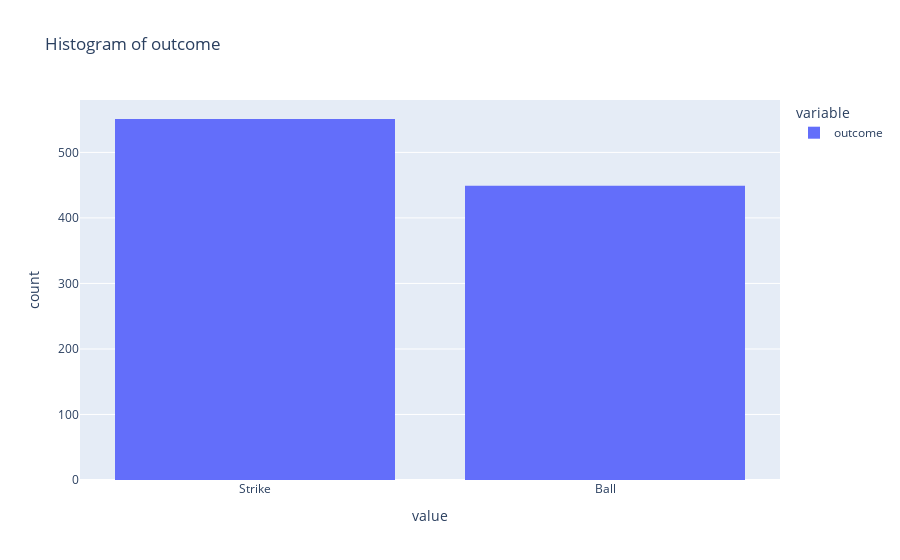
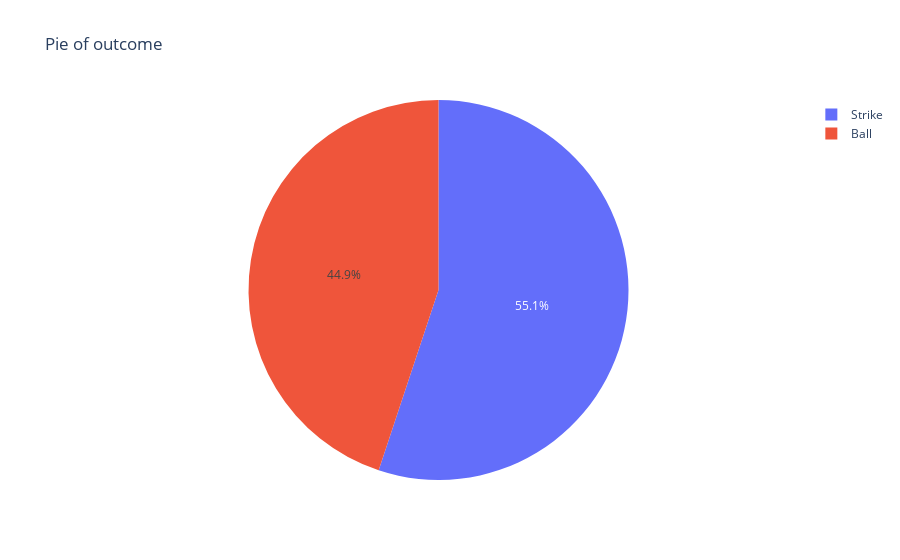

Notebook code cell kept with these figures, in order:
### Code cell
pitch_data.show_histogram("outcome")
pitch_data.show_pie("outcome")

### Figure 1 — Plotly figure (JSON) as saved in the notebook; plotly's stock layout.template omitted (floating-point values rounded to 4 significant figures; data arrays with more than 128 entries replaced by an {"elided": "..."} marker saying what was removed)
{"data": [{"alignmentgroup": "True", "bingroup": "x", "hovertemplate": "variable=outcome<br>value=%{x}<br>count=%{y}<extra></extra>", "legendgroup": "outcome", "marker": {"color": "#636efa", "pattern": {"shape": ""}}, "name": "outcome", "offsetgroup": "outcome", "orientation": "v", "showlegend": true, "type": "histogram", "x": {"elided": "1000 str values"}, "xaxis": "x", "yaxis": "y"}], "layout": {"barmode": "relative", "legend": {"title": {"text": "variable"}, "tracegroupgap": 0}, "title": {"text": "Histogram of outcome"}, "xaxis": {"anchor": "y", "domain": [0, 1], "title": {"text": "value"}}, "yaxis": {"anchor": "x", "domain": [0, 1], "title": {"text": "count"}}}}

### Figure 2 — Plotly figure (JSON) as saved in the notebook; plotly's stock layout.template omitted (floating-point values rounded to 4 significant figures)
{"data": [{"domain": {"x": [0, 1], "y": [0, 1]}, "hovertemplate": "outcome=%{label}<br>counts=%{value}<extra></extra>", "labels": ["Ball", "Strike"], "legendgroup": "", "name": "", "showlegend": true, "type": "pie", "values": [449, 551]}], "layout": {"legend": {"tracegroupgap": 0}, "title": {"text": "Pie of outcome"}}}
